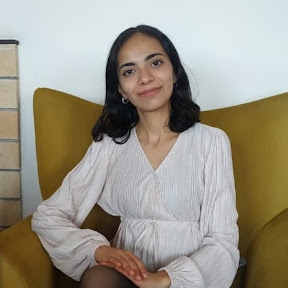
#> input picture project/ImagesBasic/Amani.jpg, 288 x 288 px, given in place of the camera
$ python add_faces.py
#> lines starting #> are read from the running program, lines starting #| are printed output that depends on the picture; after the words box and inside, x2 and y2 are one past the last pixel; in counts of white or black regions, pixels touching at a corner belong together
# install OpenCV package : pip install opencv-python
# Unable wayland in Ubunto SE
import cv2
import pickle
import numpy as np
import os

# load the device's camera (webcam)
# create one camera and video capture object in order to capture the frame
video = cv2.VideoCapture(0)
print("video.........", video)
# Validation de la capture vidéo
if not video.isOpened():
    print("Erreur : Impossible d'ouvrir la webcam")
    exit()

# load the classifier et assurer que le chemin est correct
# ce fichier contient les données pré-entrainées pour reconnaître les visages.
facedetect=cv2.CascadeClassifier(cv2.data.haarcascades + "haarcascade_frontalface_default.xml")

# initialisation
faces_data = []  # liste pour stocker les images de visages détectés
i = 0  # compteur pour le nombre de frames
name=input("Enter Your Name: ")
#> the answer given: ImagesBasic/Amani.jpg

while True:
    # read our video and capturer des frames de la vidéo
    ret,frame=video.read()
#> frame is the input picture: shape (288, 288, 3); mean B, G, R 136.3, 150.4, 156.2
    print("frame...............", frame)
#> (printed output is left out)
    # Validation de la lecture des frames
    if not ret: # indicateur de succès de la capture de la frame
        print("Erreur : Impossible de lire la frame")
        break

    # convert the image to grayscale
    gray = cv2.cvtColor(frame, cv2.COLOR_BGR2GRAY)
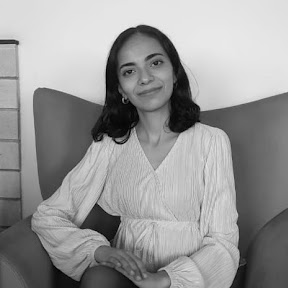
#> gray: shape (288, 288); min 0, max 244, mean 150.5
    cv2.imshow("Gray Img .................", gray)
    # perform the face detection
    faces = facedetect.detectMultiScale(gray, 1.3, 5) # détecter visage
#> faces = [[108, 39, 73, 73]]
    # drawing a bounding box
    for (x, y, w, h) in faces:
        crop_img = frame[y:y + h, x:x + w, :] # extraire rectangle de visage
        resized_img = cv2.resize(crop_img, (50, 50)) # redimensionner img de visage
        nb=0
        if len(faces_data) <= 100 and i % 10 == 0:
            print(nb)
            faces_data.append(resized_img) # ajouter img tous les 10 frames jusqu'à ce que 100 images soient capturées
            nb+=1
            cv2.imshow("Resized Img .................", gray)
        i = i + 1

        # annotations
        cv2.putText(frame, str(len(faces_data)), (50, 50), cv2.FONT_HERSHEY_COMPLEX, 1, (50, 50, 255), 1)
        cv2.rectangle(frame, (x, y), (x + w, y + h), (50, 50, 255), 1)
#> this loop made 1 pass
#> (x, y, w, h, nb, i) on pass 1: (108, 39, 73, 73, 1, 1)
#| 0
#> pass 1, `crop_img = frame[y:y + h, x:x + w, :]`:
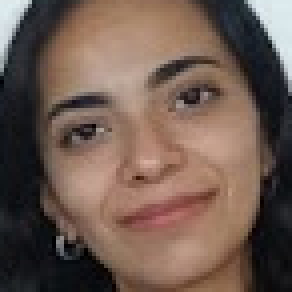
#> crop_img: shape (73, 73, 3) (shown 4 times larger); mean B, G, R 80.5, 90.6, 111
#> pass 1, `resized_img = cv2.resize(crop_img, (50, 50))`:
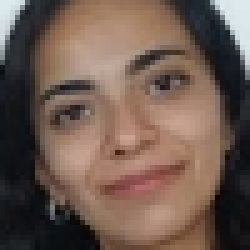
#> resized_img: shape (50, 50, 3) (shown 5 times larger); mean B, G, R 80.4, 90.4, 110.8
#> after the loop:
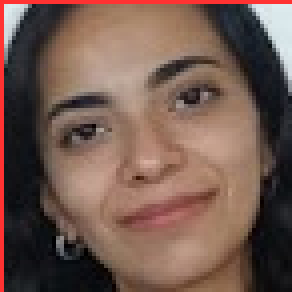
#> crop_img: shape (73, 73, 3) (shown 4 times larger); 2.72% of pixels changed, all inside (x1, y1, x2, y2) = (0, 0, 73, 73)
#> after the loop:
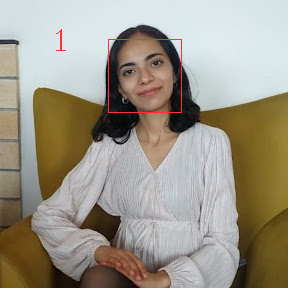
#> frame: shape (288, 288, 3); 0.42% of pixels changed, all inside (x1, y1, x2, y2) = (56, 29, 182, 113)
#> after the loop, faces_data = 1 item; i = 1

    # affichage
    cv2.imshow("frame", frame)

    # key to exit windows
    k=cv2.waitKey(1) # for infinite time
#> (key q is pressed here)
    if k==ord('q') or len(faces_data)==100:
        break

video.release()
cv2.destroyAllWindows()

# pré-processing
faces_data=np.asarray(faces_data)
print(faces_data)
#> (printed output is left out)
faces_data=faces_data.reshape(100, -1)
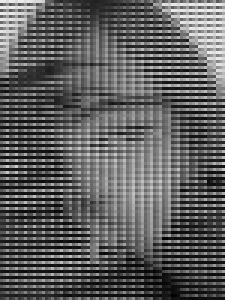
#> faces_data: shape (100, 75) (shown 3 times larger); min 1, max 238, mean 93.9
print(faces_data)
#> (printed output is left out)

# sauvegarder les données
# s'il n'existe pas, création
if 'names.pkl' not in os.listdir('data/'):
    names=[name]*100
    with open('data/names.pkl', 'wb') as f:
        pickle.dump(names, f)
# s'il n'existe pas, extendre et mettre à jour
else:
    with open('data/names.pkl', 'rb') as f:
#> (reads project/data/names.pkl from the repository)
        names=pickle.load(f)
    names=names+[name]*100
    with open('data/names.pkl', 'wb') as f:
        pickle.dump(names, f)

# s'il n'existe pas, création
if 'faces_data.pkl' not in os.listdir('data/'):
    with open('data/faces_data.pkl', 'wb') as f:
        pickle.dump(faces_data, f)
# s'il n'existe pas, extendre et mettre à jour
else:
    with open('data/faces_data.pkl', 'rb') as f:
#> (reads project/data/faces_data.pkl from the repository)
        faces=pickle.load(f)
#> (the run stopped early here; a loop or call above may not have finished)
